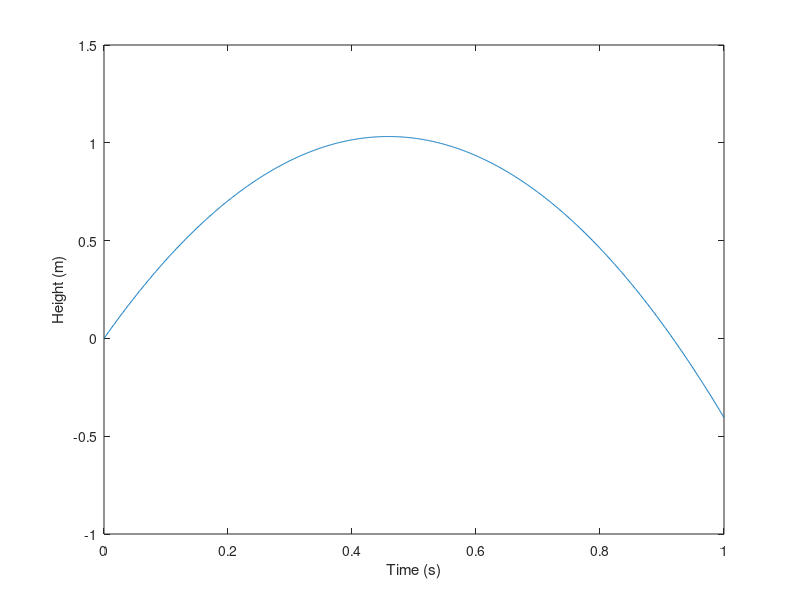

Recreate this plot in MATLAB.
g = 9.81;
v0 = 4.5;                  % Initial velocity
t = linspace(0, 1, 1000);  % Acceleration of gravity
y = v0*t - 0.5*g*t.^2;     % Generate all heights

% At this point, the array y with all heights is ready

i = 1;
while y(i) >= 0
   i = i + 1; 
end

% Having the index, we may look up the time in the array t
fprintf('The time (switch from positive to negative): %f\n', t(i));

% We plot the path again just for comparison
plot(t, y);
xlabel('Time (s)');
ylabel('Height (m)');
